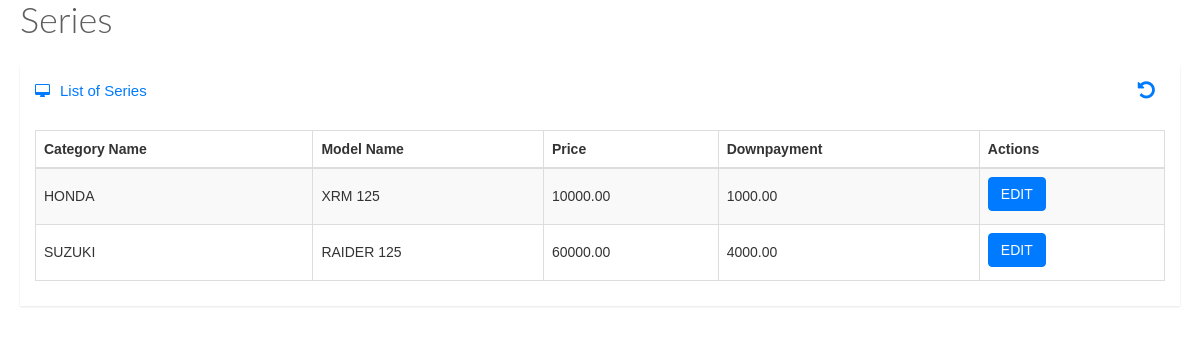
The app's page /series.php with its own data.
### tables this page shows
CREATE TABLE IF NOT EXISTS `models` (
  `id` int(11) NOT NULL,
  `category_name` varchar(100) NOT NULL,
  `model_name` varchar(100) NOT NULL,
  `price` decimal(10,2) NOT NULL,
  `downpayment` decimal(10,2) NOT NULL
);

### series.php (the view, shortened to what this page needs)
<link href="stylesheets/bootstrap.min.css" media="all" rel="stylesheet" type="text/css" />
    <link href="stylesheets/font-awesome.min.css" media="all" rel="stylesheet" type="text/css" />
    <link href="stylesheets/datatables.css" media="all" rel="stylesheet" type="text/css" />
    <link href="stylesheets/style.css" media="all" rel="stylesheet" type="text/css" />
    <div id="msg"></div><div id="stocks1">
        <div class="page-title">
          <h1>
          </h1>
        </div>
        <div class="row animated fadeInDown">
          <div class="col-lg-12">
            <div class="widget-container fluid-height clearfix">
              <div class="heading">
                <i class="fa fa-desktop"></i>List of Series  <div class="pull-right">
              <a href="#" class="fa fa-undo" style="font-size:20px;" id="backcategory"></a>
              </div>
              </div>
              <div class="widget-content padded clearfix">
                <table class="table table-bordered table-striped" id="dataTable1">
                  <thead>
                    <th>
                      Category Name
                    </th>
                    <th class="hidden-xs">
                      Model Name
                    </th>
                    <th class="hidden-xs">
                      Price
                    </th>
                    <th>
                      Downpayment
                    </th>
                    <th class="hidden-xs">
                      Actions
                    </th>
                  </thead>
                  <tbody>
                     <?php
                        include 'db/connection.php';
                        $series = $dbConn->query("SELECT * FROM models");
                        while ($getseries = $series->fetch(PDO::FETCH_ASSOC))
                        {
                        ?>
                          <tr>
                                    <td style="text-transform:uppercase;"><?php echo $getseries['category_name'];?></td>
                                    <td style="text-transform:uppercase;"><?php echo $getseries['model_name'];?></td>
                                    <td style="text-transform:uppercase;"><?php echo $getseries['price'];?></td>
                                    <td style="text-transform:uppercase;"><?php echo $getseries['downpayment'];?></td>
                                    <td style="text-transform:uppercase;"><a id="edit_series" href="javascript:void(0);" data-series="<?php echo $getseries['id'];?>"class="btn btn-primary">EDIT</a>
                                  </center></td>
                          </tr>
                        <?php
                        }
                        ?>
                  </tbody>
                </table>
              </div>
            </div>
          </div>
        </div>
        </div></div>

### records on screen
models: category_name "HONDA", model_name "XRM 125", price "10000.00", downpayment "1000.00"
models: category_name "SUZUKI", model_name "RAIDER 125", price "60000.00", downpayment "4000.00"
